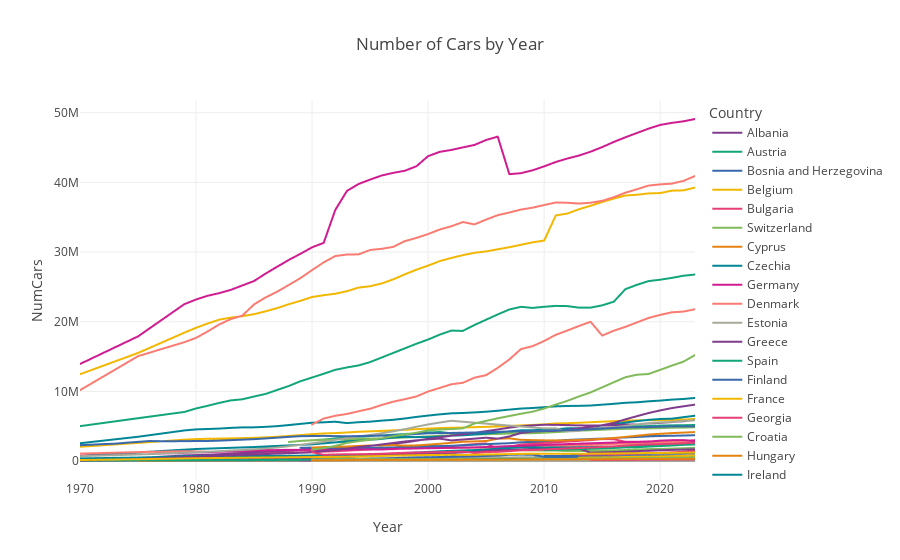

The notebook cell saved with this chart:
### Code cell
fig = px.line(total_passengers_df, x = 'Year', y = 'NumCars', title = 'Number of Cars by Year', color = 'Country', 
              color_discrete_sequence = px.colors.qualitative.Bold)
fig.show()
